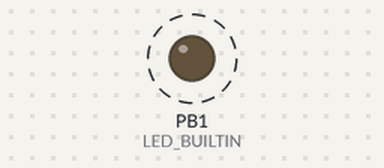
Bench run of a sketch on a simulated ATtiny85, built with avr-gcc and run on an emulated ATtiny85. Parts: output pins drawn as LEDs (lit = HIGH). Dashed ring = blinking. No radio packets arrive unless stated.

Above: at 0.5 s.
Timing chart, 0 to 3.0 s (numbered marks = the images above):
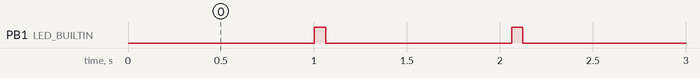

The sketch:

send_count.ino
```cpp
// ask_transmitter.pde
// -*- mode: C++ -*-
// Simple example of how to use RadioHead to transmit messages
// with a simple ASK transmitter in a very simple way.
// Implements a simplex (one-way) transmitter with an TX-C1 module
// Tested on Arduino Mega, Duemilanova, Uno, Due, Teensy, ESP-12

#include <RH_ASK.h>
#ifdef RH_HAVE_HARDWARE_SPI
#include <SPI.h> // Not actually used but needed to compile
#endif

#define DATARATE 590

RH_ASK driver(DATARATE);
// RH_ASK driver(2000, 4, 5, 0); // ESP8266 or ESP32: do not use pin 11 or 2
// RH_ASK driver(2000, 3, 4, 0); // ATTiny, RX on D3 (pin 2 on attiny85) TX on D4 (pin 3 on attiny85),
// RH_ASK driver(2000, PD14, PD13, 0); STM32F4 Discovery: see tx and rx on Orange and Red LEDS

void setup()
{
  pinMode(LED_BUILTIN, OUTPUT);
#ifdef RH_HAVE_SERIAL
    Serial.begin(9600);   // Debugging only
#endif
    if (!driver.init())
#ifdef RH_HAVE_SERIAL
         Serial.println("init failed");
#else
        ;
#endif
}

int last_second = 0;
char buffer[20];

void loop()
{
    int seconds = millis() / 1000L;

    if(seconds != last_second){
        last_second = seconds;

        sprintf(buffer, "%d", seconds);

        digitalWrite(LED_BUILTIN, HIGH);
        driver.send((uint8_t *)buffer, strlen(buffer));
        driver.waitPacketSent();
        digitalWrite(LED_BUILTIN, LOW);
        delay(1000);
    }
}
```

Measured:
- by itself, PB1 (LED_BUILTIN): alternates HIGH for 0.06 s and LOW for 1.0 s
